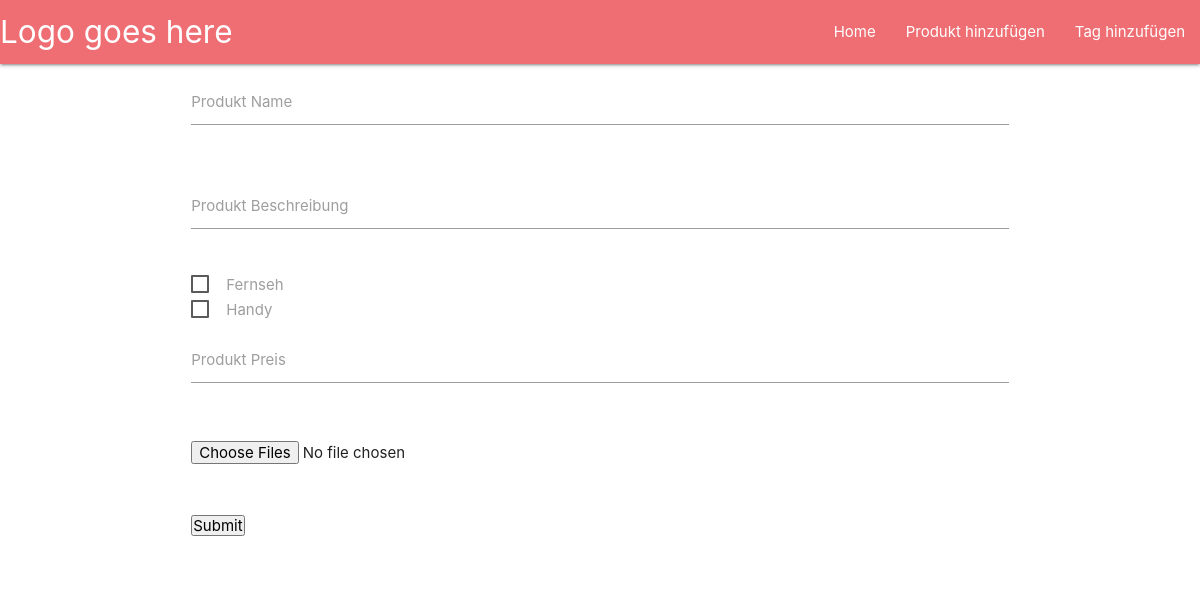
Page /create.php on the earlier database version.
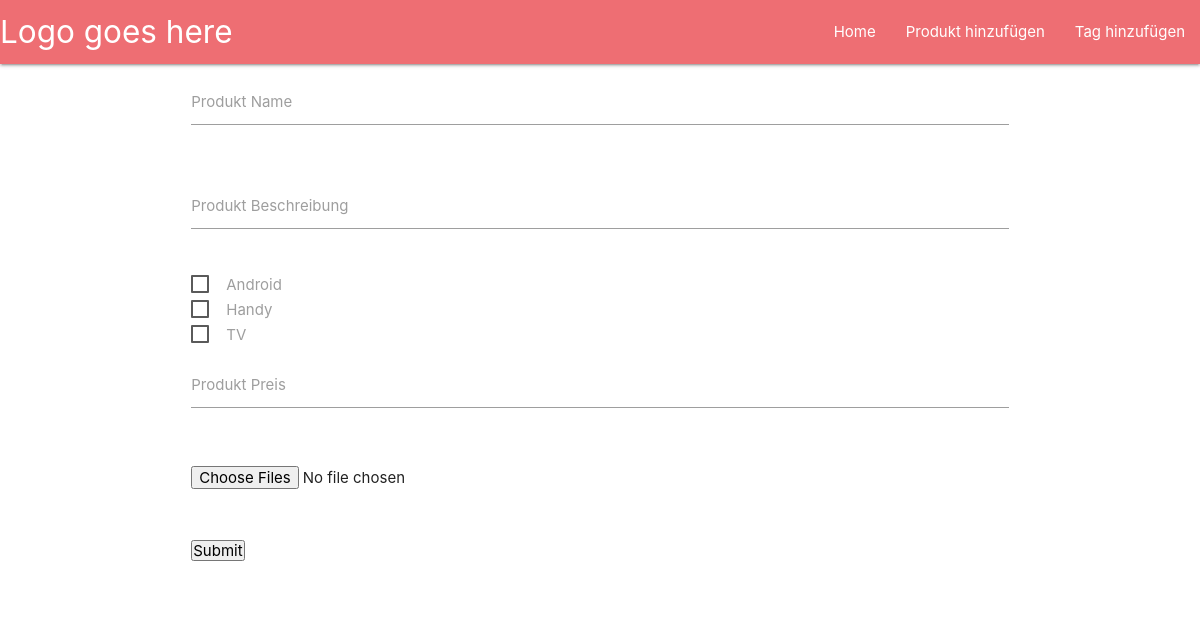
Same page on the later database version.
### tables this page shows
CREATE TABLE `tag` (
  `id` varchar(255) NOT NULL,
  `name` varchar(50) NOT NULL
);

### src/Autoloader.php (called while the page is built, shortened)
<?php
class AutoloaderBak {
    private static $root;
    public function __construct() {
        self::$root = __DIR__;
    }
    function __autoload($className) {
        $rii = new RecursiveIteratorIterator(new RecursiveDirectoryIterator(self::$root));
    }
}

### src/presistence/database/Database.php (called while the page is built)
<?php
abstract class Database
{
    private static $connection = null;
    public static function instance() :DatabaseInt {
        if(self::$connection === null) {
            self::$connection = new MySQLDatabase();
        }
        return self::$connection;
    }
}

### src/presistence/database/MySQLDatabase.php (called while the page is built, shortened)
<?php
class MySQLDatabase extends DBConfig implements DatabaseInt
{
    protected $connection = null;
    public function loadList($schema, $dataType, $filter = [], $json = false)
    {
        $filterSql = $this->buildFilter($filter);
        $class = strtolower($dataType);
        $sql = 'select * from ' . $class . ' ' . $filterSql;
        $statement = $this->connection->prepare($sql);
        $statement->execute();
        $result = $statement->fetchAll(PDO::FETCH_ASSOC);
        $returnVal = [];
        foreach ($result as $data) {
            $entity = null;
            if (self::JSON === $json) {
                $entity = json_encode($data);
            } else {
                $entity = new $dataType();
                $entity->setData($data);
            }
            $returnVal[] = $entity;
        }
        if (self::JSON === $json) {
            return json_encode($returnVal);
        } else {
            return $returnVal;
        }
    }
    protected function buildFilter(array $filter = [])
    {
        $filterSql = '';
        $filterSql = substr($filterSql, 0, -4);
        return $filterSql;
    }
    protected function connect(string $schema)
    {
        if ($this->connection === NULL) {
            try {
                $this->connection = new PDO(self::DRIVER . ":host=" . self::HOST . ";dbname=" . $schema, self::USER, self::PASSWORD);
                $this->connection->setAttribute(PDO::ATTR_ERRMODE, PDO::ERRMODE_EXCEPTION);
            } catch (PDOException $e) {
                error_log($e->getMessage());
                exit();
            }
        }
    }
}

### src/presistence/entity/Entity.php (called while the page is built, shortened)
<?php
class Entity implements EntityInt
{
    protected $data = [];
    public function __construct()
    {
        $this->data[self::ID] = self::getClass() . '_' . self::getGUID();
    }
    public
    function getClass()
    {
        return get_class($this);
    }
    public static function getGUID()
    {
        if (function_exists('com_create_guid')) {
            return com_create_guid();
        } else {
            $randomValue = rand();
            $uniqueId = uniqid($randomValue, true);
            $md5Coding = md5($uniqueId);
            $uuid = strtoupper($md5Coding);
            return $uuid;
        }
    }
    public function get($fieldName)
    {
        return $this->data[$fieldName];
    }
    public
    function setData(array $data)
    {
        $this->data = $data;
    }
}

### src/create.php (the view, shortened to what this page needs)
<?php
require_once("Autoloader.php");
$tags = Database::instance()->loadList(DBConfig::SCHEMA, Tag::class);
?>
<!DOCTYPE html>
<html lang="en">
<head>
    <link rel="stylesheet" href="assets/css/style.css">
    <link rel="stylesheet" href="https://cdnjs.cloudflare.com/ajax/libs/materialize/1.0.0/css/materialize.min.css">
</head>
<body>
<header>
    <nav>
        <div class="nav-wrapper">
            <a href="#" class="brand-logo">Logo goes here</a>
            <ul id="nav-mobile" class="right hide-on-med-and-down">
                <li><a href="index.php">Home</a></li>
                <li><a href="#">Produkt hinzufügen</a></li>
                <li><a href="create-tag.php">Tag hinzufügen</a></li>
            </ul>
        </div>
    </nav>
</header>
<div class="container">
    <div class="row">
        <form class="col s12" action="<?php echo $_SERVER["PHP_SELF"]; ?>" method="post" enctype="multipart/form-data">
            <div class="row">
                <div class="input-field col s12">
                    <input id="product-name" name="name" type="text" class="validate">
                    <label for="product-name">Produkt Name</label>
                </div>
            </div>
            <div class="row">
                <div class="input-field col s12">
                    <input id="product-description" name="description" type="text" class="validate">
                    <label for="product-description">Produkt Beschreibung</label>
                </div>
            </div>
            <?php
            foreach ($tags as $tag) {
                ?>
                <p>
                    <label>
                        <span><?php echo $tag->get(Tag::NAME); ?></span>
                    </label>
                </p>
                <?php
            }
            ?>
            <div class="row">
                <div class="input-field col s12">
                    <input id="product-price" name="price" type="number" pattern="[0-9]+([\.,][0-9]+)?" step="0.05"
                           class="validate">
                    <label for="product-price">Produkt Preis</label>
                </div>
            </div>
            <div class="row">
                <div class="input-field col s12">
                    <input id="product-image" name="image[]" type="file" class="validate" multiple="multiple">
                </div>
            </div>
            <div class="row">
                <div class="input-field col s12">
                    <input id="submit" type="submit" name="submit" class="validate">
                </div>
            </div>
        </form>
    </div>
</div>
</body>
</html>

### src/assets/css/style.css (style rules this page uses)
* { margin: 0; padding: 0; }

Differences in the rows shown:
removed tag: name "Fernseh"
added tag: name "Android"
added tag: name "TV"
